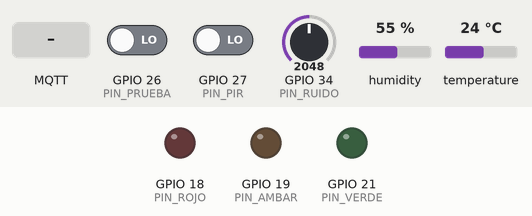
The sketch below on a simulated ESP32. On the bench: output pins drawn as LEDs (lit = HIGH). The inputs (shaded band) are chosen by the test bench; at power-on: GPIO 26 (PIN_PRUEBA) LOW, GPIO 27 (PIN_PIR) LOW, GPIO 34 (PIN_RUIDO) = 2048, humidity 55 %, temperature 24 °C. WiFi joins after 1.5 s; servers stay silent unless stated; the local clock reads 2024-03-15 10:24:30 at power-on unless the sketch sets it; no MQTT or app messages arrive unless stated; what the sketch prints to the serial monitor is not drawn.

Above: at 2.3 s.
2.4 s: MQTT message "temp_limit" arrives on the first subscribed topic
At 25.1 s:
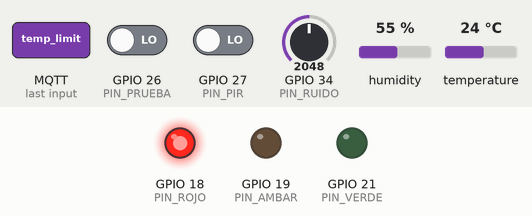
Timing chart, 0 to 25.7 s (numbered marks = the images above; inputs shaded):
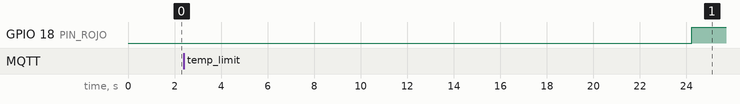

The sketch:

sketch.ino
```cpp
// ZenRoom - dispositivo de sala con aviso anticipado de calor (Edge ML)
// 1ASI0572 Desarrollo de Soluciones IoT - SenseWork
//
// Mismo flujo que la Aplicacion 4: la red se entreno en Colab (zenroom_forecast_training.ipynb),
// sus pesos estan en forecast_weights.h y la inferencia se hace aqui en C++ puro.
//
// Cada muestra cuenta como un minuto de la sala (SAMPLE_MS acelera el tiempo, como --speed
// en el simulador del Edge). Con los ultimos 10 minutos la red estima la probabilidad de que
// la sala ocupada llegue a su limite de temperatura en los proximos 15 minutos.
//
// Luz de la puerta: verde = optima, ambar fijo = moderada, rojo = no recomendada,
// ambar parpadeando = "se esta calentando" (aviso del modelo), apagadas = sin datos.
// El limite de temperatura llega desde fuera por MQTT: el Edge le envia datos al dispositivo.

#include <WiFi.h>
#include <ArduinoMqttClient.h>
#include <time.h>
#include <math.h>
#include "DHTesp.h"
#include "forecast_weights.h"

// ---------------------------------------------------------------- pines (seccion 5.6)
const uint8_t PIN_DHT = 15;     // DHT22 (sustituye al SHT31)
const uint8_t PIN_RUIDO = 34;   // potenciometro (sustituye al INMP441)
const uint8_t PIN_PIR = 27;     // PIR (sustituye al LD2410C)
const uint8_t PIN_PRUEBA = 26;  // boton de prueba del escenario automatico; en wokwi.com queda sin conectar (lee 0)
const uint8_t PIN_VERDE = 21, PIN_AMBAR = 19, PIN_ROJO = 18;

// ---------------------------------------------------------------- configuracion
#ifndef SAMPLE_MS
#define SAMPLE_MS 2200          // 2,2 s simulados = 1 minuto de la sala (el DHT22 no se lee mas de una vez cada 2 s)
#endif
#ifndef DEVICE_ID
#define DEVICE_ID "zr-sala-03"
#endif
#ifndef ROOM_ID
#define ROOM_ID "sala-03"
#endif
#ifndef TOPIC_BASE
#define TOPIC_BASE "comfort/site-1"
#endif
const char WIFI_SSID[] = "Wokwi-GUEST";
const char BROKER[] = "broker.hivemq.com";
const int BROKER_PORT = 1883;   // en el hardware real: 8883 con TLS
const unsigned long PARPADEO_MS = 400;
const unsigned long REINTENTO_MQTT_MS = 5000;
const float LIMITE_MIN = 18.0f, LIMITE_MAX = 30.0f;

char topicCmd[96], topicForecast[96], topicReadings[96];

WiFiClient wifiClient;
MqttClient mqtt(wifiClient);
DHTesp dht;

// ---------------------------------------------------------------- estado
enum EstadoPuerta : uint8_t { SIN_DATOS, OPTIMA, AVISO_CALOR, MODERADA, NO_RECOMENDADA };

float limiteTemp = 25.0f;                       // lo cambia el comando MQTT
volatile uint16_t transicionesPir = 0;          // lo toca la interrupcion

// historia de los ultimos minutos (buffers circulares de tamano fijo, sin String ni heap)
const uint8_t HIST = NN_VENTANA + 1;            // temp necesita el valor de hace 10 minutos
float histTemp[HIST], histOcup[NN_VENTANA], histRuido[NN_VENTANA];
uint8_t posHist = 0;
uint16_t muestras = 0;

EstadoPuerta estado = SIN_DATOS;
float ultimaProb = 0.0f;

// ---------------------------------------------------------------- interrupcion del PIR
void IRAM_ATTR isrPir() { transicionesPir++; }

// ---------------------------------------------------------------- red neuronal (como neuralNet() de la App4)
float redNeuronal(const float *xCrudo) {
  float x[NN_IN], h1[NN_H], h2[NN_H];
  for (uint8_t i = 0; i < NN_IN; i++) x[i] = (xCrudo[i] - NN_MU[i]) / NN_SD[i];   // misma normalizacion que en Colab
  for (uint8_t j = 0; j < NN_H; j++) {                                            // capa 1: IN -> 16, ReLU
    float v = NN_B1[j];
    for (uint8_t i = 0; i < NN_IN; i++) v += NN_W1[j * NN_IN + i] * x[i];
    h1[j] = v > 0 ? v : 0;
  }
  for (uint8_t j = 0; j < NN_H; j++) {                                            // capa 2: 16 -> 16, ReLU
    float v = NN_B2[j];
    for (uint8_t i = 0; i < NN_H; i++) v += NN_W2[j * NN_H + i] * h1[i];
    h2[j] = v > 0 ? v : 0;
  }
  float y = NN_B3[0];                                                             // capa 3: 16 -> 1, sigmoide
  for (uint8_t i = 0; i < NN_H; i++) y += NN_W3[i] * h2[i];
  return 1.0f / (1.0f + expf(-y));
}

// Al arrancar se comprueba que el C++ da lo mismo que Keras con 8 casos exportados del notebook.
void autoprueba() {
  float maxErr = 0;
  for (uint8_t k = 0; k < REF_N; k++) {
    float e = fabsf(redNeuronal(&REF_X[k * NN_IN]) - REF_P[k]);
    if (e > maxErr) maxErr = e;
  }
  Serial.printf("AUTOPRUEBA red C++ vs Keras: error maximo %.2e %s\n", maxErr, maxErr < 1e-4 ? "OK" : "FALLA");
}

// ---------------------------------------------------------------- sensores
float leerRuidoDb() {                       // 0..4095 del potenciometro -> 30..90 dB(A)
  uint32_t suma = 0;
  for (uint8_t i = 0; i < 8; i++) suma += analogRead(PIN_RUIDO);
  return 30.0f + 60.0f * (suma / 8.0f) / 4095.0f;
}

float leqVentana(const float *db, uint8_t n) {   // los dB se promedian en energia, no aritmeticamente
  float e = 0;
  for (uint8_t i = 0; i < n; i++) e += powf(10.0f, db[i] / 10.0f);
  return 10.0f * log10f(e / n);
}

// ---------------------------------------------------------------- MQTT (el Edge envia datos al dispositivo)
void alRecibirMensaje(int /*tam*/) {      // un solo topic suscrito: no hace falta leerlo
  static char buf[96];                      // static: no se reserva en cada mensaje
  uint8_t n = 0;
  while (mqtt.available() && n < sizeof(buf) - 1) buf[n++] = (char)mqtt.read();
  buf[n] = '\0';
  const char *p = strstr(buf, "temp_limit");
  if (!p || !(p = strchr(p, ':'))) { Serial.println(F("[MQTT] comando sin temp_limit, ignorado")); return; }
  float nuevo = atof(p + 1);
  if (nuevo < LIMITE_MIN || nuevo > LIMITE_MAX) {
    Serial.printf("[MQTT] limite %.2f fuera de rango (%.0f a %.0f), ignorado\n", nuevo, LIMITE_MIN, LIMITE_MAX);
    return;
  }
  limiteTemp = nuevo;
  Serial.printf("[MQTT] nuevo limite de temperatura: %.2f C\n", limiteTemp);
}

void conectarMqtt() {
  static unsigned long ultimoIntento = 0;
  if (WiFi.status() != WL_CONNECTED || mqtt.connected()) return;
  if (ultimoIntento && millis() - ultimoIntento < REINTENTO_MQTT_MS) return;   // no bloquea el loop
  ultimoIntento = millis();
  mqtt.setId(DEVICE_ID);
  mqtt.setKeepAliveInterval(600 * 1000L);  // la simulacion corre mas lento que el reloj (App4)
  if (!mqtt.connect(BROKER, BROKER_PORT)) { Serial.println(F("[MQTT] sin conexion, se reintenta")); return; }
  mqtt.onMessage(alRecibirMensaje);
  mqtt.subscribe(topicCmd, 1);
  Serial.printf("[MQTT] conectado, suscrito a %s\n", topicCmd);
}

void publicar(float temp, float prob) {
  if (!mqtt.connected()) return;
  static char msg[224];
  snprintf(msg, sizeof(msg), "{\"device_id\":\"%s\",\"probability\":%.3f,\"horizon_min\":15,\"temperature_limit_c\":%.2f,\"model_version\":\"zenroom-5x16x16-v1\"}",
           DEVICE_ID, prob, limiteTemp);
  mqtt.beginMessage(topicForecast);
  mqtt.print(msg);
  mqtt.endMessage();
}

void publicarLectura(float temp, float humedad, float ruido, bool ocupada, uint16_t trans) {
  if (!mqtt.connected()) return;
  static uint32_t secuencia = 0;
  static char msg[384];
  time_t ahora = time(nullptr);
  struct tm utc;
  char ts[24] = "1970-01-01T00:00:00Z";
  if (ahora > 1577836800 && gmtime_r(&ahora, &utc)) {
    strftime(ts, sizeof(ts), "%Y-%m-%dT%H:%M:%SZ", &utc);
  }
  snprintf(msg, sizeof(msg),
    "{\"device_id\":\"%s\",\"room_id\":\"%s\",\"seq\":%lu,\"ts\":\"%s\",\"fw_version\":\"zenroom-forecast-v1\",\"acoustic\":{\"laeq_1s\":[%.1f],\"hist\":[],\"lmax\":%.1f,\"lmin\":%.1f},\"climate\":{\"temp_c\":%.2f,\"rh_pct\":%.1f},\"presence\":{\"state\":\"%s\",\"occupied_s\":%.0f,\"transitions\":%u}}",
    DEVICE_ID, ROOM_ID, (unsigned long)++secuencia, ts, ruido, ruido, ruido,
    temp, humedad, ocupada ? "occupied" : "vacant", ocupada ? 10.0f : 0.0f, trans);
  mqtt.beginMessage(topicReadings, 0, false, 1);
  mqtt.print(msg);
  mqtt.endMessage();
}

// ---------------------------------------------------------------- luz de la puerta
const char *nombreEstado(EstadoPuerta e) {
  switch (e) {
    case OPTIMA: return "OPTIMA";
    case AVISO_CALOR: return "AVISO_CALOR";
    case MODERADA: return "MODERADA";
    case NO_RECOMENDADA: return "NO_RECOMENDADA";
    default: return "SIN_DATOS";
  }
}

void actualizarLuz() {
  static unsigned long ultimoCambio = 0;
  static bool encendido = false;
  if (millis() - ultimoCambio >= PARPADEO_MS) { ultimoCambio = millis(); encendido = !encendido; }
  bool v = false, a = false, r = false;
  switch (estado) {                         // un estado, una salida: sin if anidados
    case OPTIMA: v = true; break;
    case AVISO_CALOR: a = encendido; break; // ambar parpadeando
    case MODERADA: a = true; break;
    case NO_RECOMENDADA: r = true; break;
    case SIN_DATOS: break;
  }
  digitalWrite(PIN_VERDE, v);
  digitalWrite(PIN_AMBAR, a);
  digitalWrite(PIN_ROJO, r);
}

// ---------------------------------------------------------------- un minuto de la sala
void procesarMuestra() {
  TempAndHumidity th = dht.getTempAndHumidity();
  if (isnan(th.temperature) || isnan(th.humidity)) { estado = SIN_DATOS; Serial.println(F("DHT22 sin lectura")); return; }
  float ocupada = (digitalRead(PIN_PIR) || digitalRead(PIN_PRUEBA)) ? 1.0f : 0.0f;
  float ruido = leerRuidoDb();

  histTemp[posHist % HIST] = th.temperature;
  histOcup[posHist % NN_VENTANA] = ocupada;
  histRuido[posHist % NN_VENTANA] = ruido;
  posHist++;
  if (muestras < 0xFFFF) muestras++;

  float subida = 0, ocup10 = 0, ruido10 = ruido, prob = 0;
  bool hayHistoria = muestras >= HIST;
  if (hayHistoria) {
    subida = th.temperature - histTemp[posHist % HIST];   // el mas antiguo del buffer: hace 10 minutos
    for (uint8_t i = 0; i < NN_VENTANA; i++) ocup10 += histOcup[i];
    ocup10 /= NN_VENTANA;
    ruido10 = leqVentana(histRuido, NN_VENTANA);
  }

  // La red solo responde la pregunta para la que se entreno: sala ocupada y todavia por debajo del limite.
  if (hayHistoria && ocupada > 0 && th.temperature < limiteTemp) {
    float x[NN_IN] = {th.temperature - limiteTemp, subida, th.humidity, ocup10, ruido10};   // mismo orden que FEATURES en Colab
    prob = redNeuronal(x);
  }
  ultimaProb = prob;

  EstadoPuerta base;                        // la regla de siempre (la misma de la web app)
  if (!hayHistoria) base = SIN_DATOS;
  else if (ruido10 >= 60.0f) base = NO_RECOMENDADA;
  else if (th.temperature >= limiteTemp || ruido10 >= 50.0f) base = MODERADA;
  else base = OPTIMA;
  // el modelo solo adelanta el aviso; nunca tapa un rojo
  estado = ((base == OPTIMA || base == MODERADA) && prob >= NN_UMBRAL) ? AVISO_CALOR : base;

  noInterrupts();
  uint16_t trans = transicionesPir; transicionesPir = 0;
  interrupts();

  Serial.printf("min=%u temp=%.2f subida=%.2f hum=%.1f ocup=%.0f ocup10=%.1f ruido10=%.1f limite=%.2f prob=%.3f trans=%u estado=%s\n",
                muestras, th.temperature, subida, th.humidity, ocupada, ocup10, ruido10, limiteTemp, prob, trans,
                nombreEstado(estado));
  publicarLectura(th.temperature, th.humidity, ruido, ocupada > 0, trans);
  publicar(th.temperature, prob);
}

void setup() {
  Serial.begin(115200);
  pinMode(PIN_VERDE, OUTPUT); pinMode(PIN_AMBAR, OUTPUT); pinMode(PIN_ROJO, OUTPUT);
  pinMode(PIN_PIR, INPUT_PULLDOWN);         // entradas protegidas: sin flotar, sin falsos disparos
  pinMode(PIN_PRUEBA, INPUT_PULLDOWN);
  attachInterrupt(digitalPinToInterrupt(PIN_PIR), isrPir, CHANGE);
  dht.setup(PIN_DHT, DHTesp::DHT22);
  snprintf(topicCmd, sizeof(topicCmd), "%s/device/%s/cmd", TOPIC_BASE, DEVICE_ID);
  snprintf(topicForecast, sizeof(topicForecast), "%s/device/%s/forecast", TOPIC_BASE, DEVICE_ID);
  snprintf(topicReadings, sizeof(topicReadings), "%s/room/%s/readings", TOPIC_BASE, ROOM_ID);
  configTime(0, 0, "pool.ntp.org", "time.nist.gov");
  Serial.println(F("ZenRoom - aviso anticipado de calor"));
  autoprueba();
  WiFi.begin(WIFI_SSID, "", 6);
}

void loop() {
  static unsigned long ultimaMuestra = 0;
  static bool avisoWifi = false;
  if (WiFi.status() == WL_CONNECTED && !avisoWifi) { avisoWifi = true; Serial.println(F("WiFi conectado.")); }
  conectarMqtt();
  if (mqtt.connected()) mqtt.poll();
  if (millis() - ultimaMuestra >= SAMPLE_MS) { ultimaMuestra = millis(); procesarMuestra(); }
  actualizarLuz();
}
```

Source omitted: forecast_weights.h (7033 bytes)
